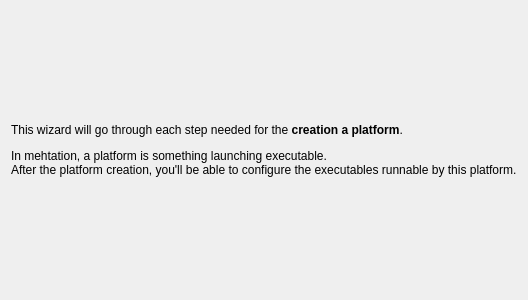
<?xml version="1.0" encoding="UTF-8"?>
<ui version="4.0">
 <class>WizardPage</class>
 <widget class="QWizardPage" name="WizardPage">
  <property name="geometry">
   <rect>
    <x>0</x>
    <y>0</y>
    <width>516</width>
    <height>300</height>
   </rect>
  </property>
  <property name="windowTitle">
   <string>WizardPage</string>
  </property>
  <layout class="QVBoxLayout" name="verticalLayout">
   <item>
    <widget class="QLabel" name="label">
     <property name="text">
      <string>&lt;html&gt;&lt;head/&gt;&lt;body&gt;&lt;p&gt;This wizard will go through each step needed for the &lt;span style=&quot; font-weight:600;&quot;&gt;creation a platform&lt;/span&gt;.&lt;/p&gt;&lt;p&gt;In mehtation, a platform is something launching executable.&lt;br/&gt;After the platform creation, you'll be able to configure the executables runnable by this platform.&lt;/p&gt;&lt;/body&gt;&lt;/html&gt;</string>
     </property>
    </widget>
   </item>
  </layout>
 </widget>
 <resources/>
 <connections/>
</ui>
